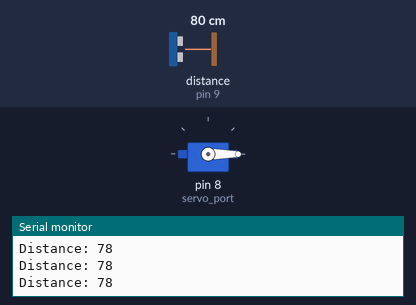
Simulated run of this sketch. Board: Arduino Uno, built with avr-gcc and run on an emulated ATmega328P. Parts: servo, the last lines printed to the serial monitor. Wiring (inferred from the names in the program): ultrasonic range finder: trigger pin 10; echo pin 9. The inputs (shaded band) are chosen by the test bench; at power-on: distance to the obstacle (sensor on pin 9) 80 cm. The echo pulse lasts 58.3 µs per cm.

Above: at 1.2 s.
1.3 s: distance to the obstacle (sensor on pin 9) set to 19 cm
2.8 s: distance to the obstacle (sensor on pin 9) set to 15 cm
At 4.0 s:
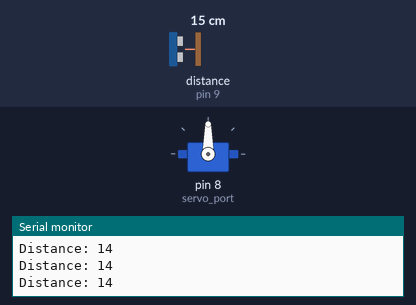
4.3 s: distance to the obstacle (sensor on pin 9) set to 18 cm
At 5.2 s:
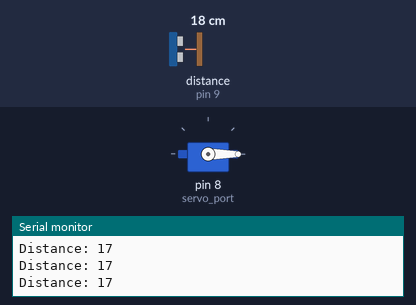
5.8 s: distance to the obstacle (sensor on pin 9) set to 12 cm
At 6.4 s:
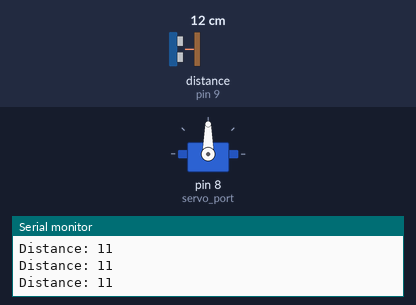
Timing chart, 0 to 8.8 s (numbered marks = the images above; inputs shaded):
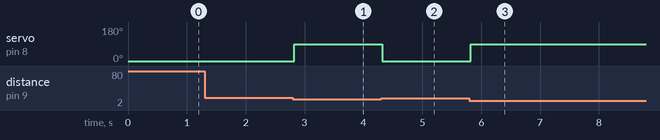

Measured:
- the behaviour switches between 17 and 16 cm on distance to the obstacle (sensor on pin 9) (found by bisection; images 0 and 1)
- after the input at 2.8 s, servo on pin 8 (servo_port): 0° → 90° at once
- after the input at 4.3 s, servo on pin 8 (servo_port): 90° → 0° at once
- after the input at 5.8 s, servo on pin 8 (servo_port): 0° → 90° at once

The sketch:

dispenser_v2.ino
```cpp
// brown  wire to ground
// red    wire to 5V power
// orange wire to servo_port definition (can be an analog or digital port)

#define servo_port 8
#define trigPin 10
#define echoPin 9
#include <Servo.h>

Servo myservo;  // create servo object to control a servo
//twelve servo objects can be created on most boards

int pos = 0;    // variable to store the servo position

void setup() {
  myservo.attach(servo_port);  // attaches the servo on pin 9 to the servo object
  myservo.write(0);

  pinMode(trigPin, OUTPUT);
  pinMode(echoPin, INPUT);
  Serial.begin(9600);
}

void loop() {
  int dist = getDistance();   // distance from hand to sensor
  int pos = 0;    // position of the servo motor in degrees

  if(dist <= 15) {
    pos = 90;
  }
  else {
    pos = 0;
  }

  myservo.write(pos);
}

int getDistance() {
  digitalWrite(trigPin, LOW);
  delayMicroseconds(2);

  digitalWrite(trigPin, HIGH);
  delayMicroseconds(10);
  digitalWrite(trigPin, LOW);

  long duration = pulseIn(echoPin, HIGH);
  int distance = (duration * 0.034) / 2;

  Serial.print("Distance: ");
  Serial.println(distance);

  return distance;
}
```
